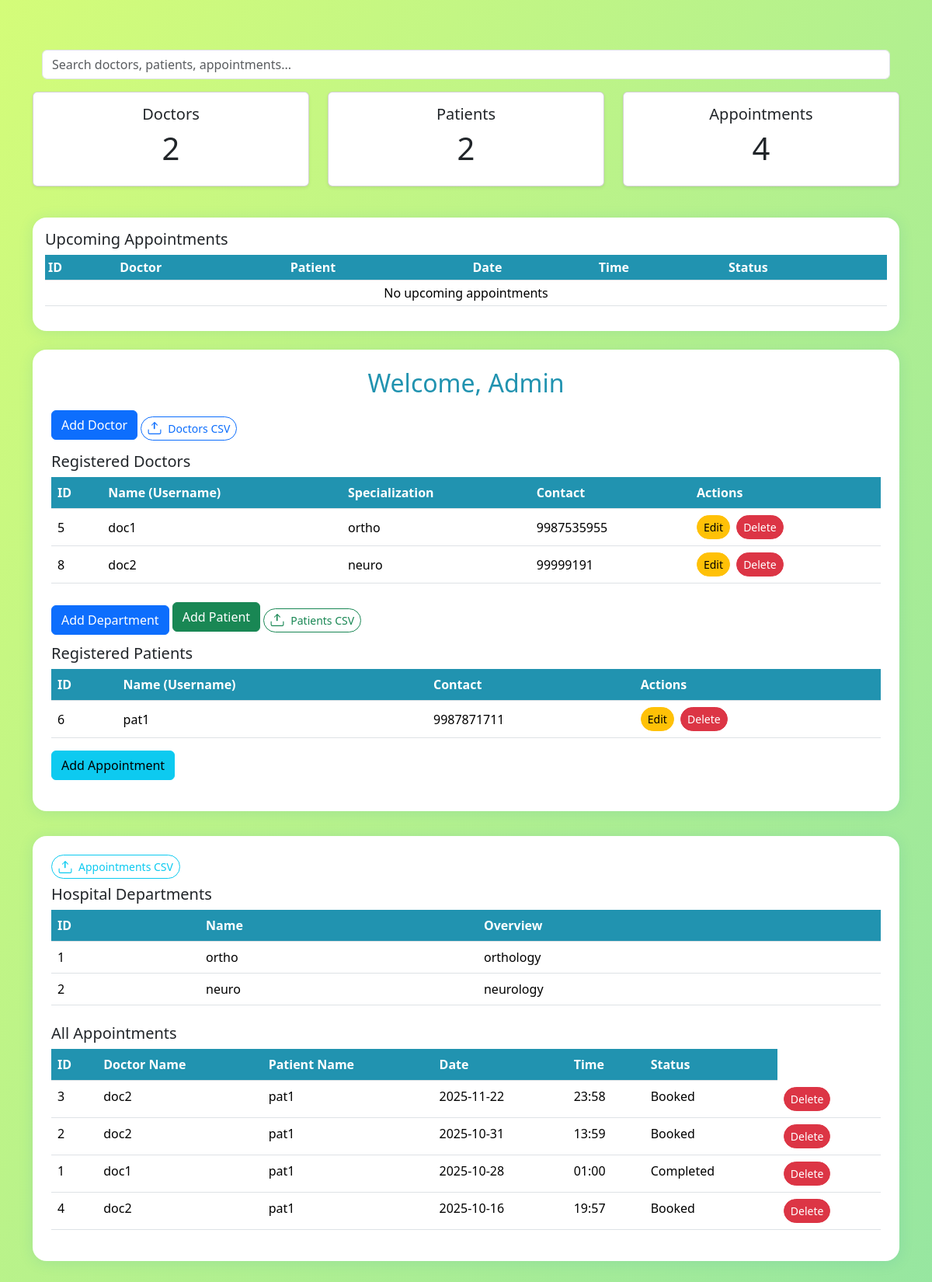
/admin, run on an earlier commit of the app's database.
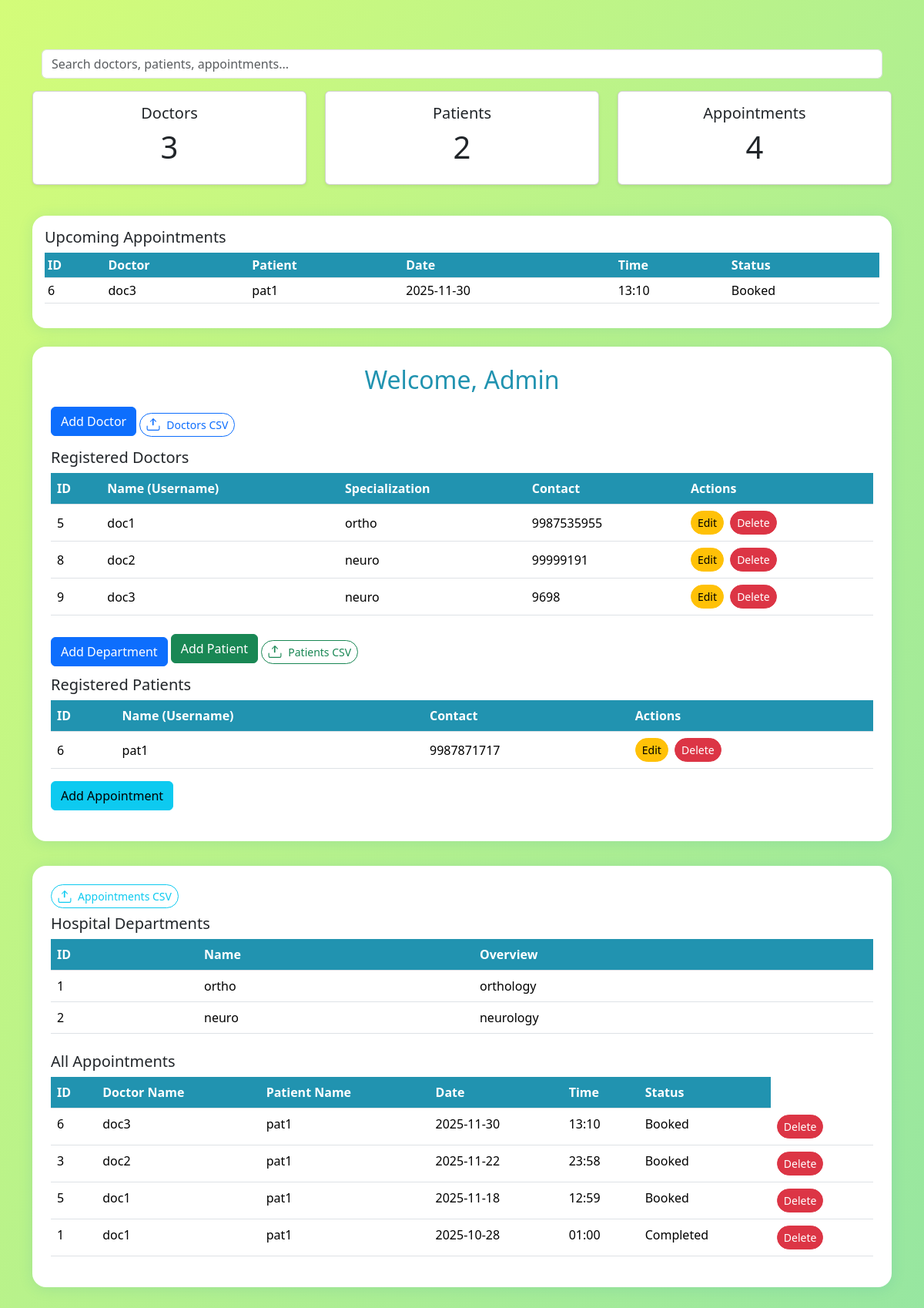
And on a later commit of the database.
### tables this page shows
CREATE TABLE users (
    id INTEGER PRIMARY KEY AUTOINCREMENT,
    username TEXT UNIQUE NOT NULL,
    password TEXT NOT NULL,
    role TEXT NOT NULL CHECK(role IN ('admin', 'doctor', 'patient'))
);

CREATE TABLE doctors (
    id INTEGER PRIMARY KEY,  -- links to users.id
    name TEXT NOT NULL,
    specialization TEXT NOT NULL, -- should match departments.name
    contact TEXT
);

CREATE TABLE patients (
    id INTEGER PRIMARY KEY,  -- links to users.id
    name TEXT NOT NULL,
    contact TEXT
, age INTEGER, pfp TEXT);

CREATE TABLE departments (
    id INTEGER PRIMARY KEY AUTOINCREMENT,
    name TEXT UNIQUE NOT NULL,
    overview TEXT
);

CREATE TABLE appointments (
    id INTEGER PRIMARY KEY AUTOINCREMENT,
    doctor_id INTEGER NOT NULL,
    patient_id INTEGER NOT NULL,
    date TEXT NOT NULL,
    time TEXT NOT NULL,
    status TEXT NOT NULL CHECK(status IN ('Booked', 'Completed', 'Cancelled')),
    diagnosis TEXT,
    prescription TEXT,
    notes TEXT,
    FOREIGN KEY (doctor_id) REFERENCES users(id),
    FOREIGN KEY (patient_id) REFERENCES users(id)
);

### app.py (the view, shortened to what this page needs)
@app.route('/admin')
def admin_dashboard():
    db = get_db()
    doctor_count = db.execute('SELECT COUNT(*) FROM users WHERE role="doctor"').fetchone()[0]
    patient_count = db.execute('SELECT COUNT(*) FROM users WHERE role="patient"').fetchone()[0]
    appt_count = db.execute('SELECT COUNT(*) FROM appointments').fetchone()[0]
    departments = db.execute('SELECT id, name, overview FROM departments').fetchall()
    doctors = db.execute(
    'SELECT u.id, u.username, d.specialization, d.contact FROM users u '
    'JOIN doctors d ON u.id = d.id WHERE u.role="doctor"').fetchall()
    print(doctors)  # <--- Add this
    upcoming_appointments = db.execute(
    '''
    SELECT a.id, d.username AS doctor_name, p.username AS patient_name, a.date, a.time, a.status
    FROM appointments a
    JOIN users d ON a.doctor_id = d.id
    JOIN users p ON a.patient_id = p.id
    WHERE a.date >= ?
    ORDER BY a.date ASC, a.time ASC
    LIMIT 3
    ''',
    (date.today().isoformat(),)
).fetchall()
    patients = db.execute(
        'SELECT u.id, u.username, p.contact FROM users u '
        'JOIN patients p ON u.id = p.id WHERE u.role="patient"'
    ).fetchall()
    appointments = db.execute(
    '''
    SELECT a.id, d.username AS doctor_name, p.username AS patient_name, a.date, a.time, a.status
    FROM appointments a
    JOIN users d ON a.doctor_id = d.id
    JOIN users p ON a.patient_id = p.id
    ORDER BY a.date DESC, a.time DESC
    '''
).fetchall()
    departments = db.execute('SELECT id, name, overview FROM departments').fetchall()
    return render_template('admin_dashboard.html',
                      doctors=doctors,
                      patients=patients,
                      doctor_count=doctor_count,
                      patient_count=patient_count,
                      appt_count=appt_count,
                      appointments=appointments,
                      upcoming_appointments=upcoming_appointments,departments=departments)

### app.py (called while the page is built)
def get_db():
    db = getattr(g, '_database', None)
    if db is None:
        db = g._database = sqlite3.connect(DATABASE)
    return db

@app.teardown_appcontext
def close_connection(exception):
    db = getattr(g, '_database', None)
    if db is not None:
        db.close()

### templates/admin_dashboard.html (shortened to what the changed rows need)
<!doctype html>
<html lang="en">
<head>
    <link href="https://cdn.jsdelivr.net/npm/bootstrap@5.3.2/dist/css/bootstrap.min.css" rel="stylesheet">
</head>
<body>
    <div class="container py-5">
        <div class="row mb-4">
            <div class="col-md-4">
                <div class="card shadow-sm rounded mb-3">
                    <div class="card-body text-center">
                        <h5 class="card-title">Doctors</h5>
                        <h1>{{ doctor_count }}</h1>
                    </div>
                </div>
            </div>
            <div class="col-md-4">
                <div class="card shadow-sm rounded mb-3">
                    <div class="card-body text-center">
                        <h1>{{ patient_count }}</h1>
                    </div>
                </div>
            </div>
            <div class="col-md-4">
                <div class="card shadow-sm rounded mb-3">
                    <div class="card-body text-center">
                        <h1>{{ appt_count }}</h1>
                    </div>
                </div>
            </div>
        </div>
        <div class="dashboard-card p-3 bg-white mb-4">
  <table class="table table-sm table-hover">
    <thead>
      <tr>
        <th>ID</th>
        <th>Doctor</th>
        <th>Patient</th>
        <th>Date</th>
        <th>Time</th>
        <th>Status</th>
      </tr>
    </thead>
    <tbody>
      {% for appt in upcoming_appointments %}
      <tr>
        <td>{{ appt[0] }}</td>
        <td>{{ appt[1] }}</td>
        <td>{{ appt[2] }}</td>
        <td>{{ appt[3] }}</td>
        <td>{{ appt[4] }}</td>
        <td>{{ appt[5] }}</td>
      </tr>
      {% else %}
      <tr>
        <td colspan="6" class="text-center">No upcoming appointments</td>
      </tr>
      {% endfor %}
    </tbody>
  </table>
</div>
        <div class="dashboard-card p-4 bg-white">
            <h2 class="text-center">Welcome, Admin</h2>
            <table class="table doctor-table table-hover align-middle mb-4">
    <thead>
        <tr>
            <th>ID</th>
            <th>Name (Username)</th>
            <th>Specialization</th>
            <th>Contact</th>
            <th>Actions</th>
        </tr>
    </thead>
    <tbody>
        {% for doc in doctors %}
        <tr>
            <td>{{ doc[0] }}</td>
            <td>{{ doc[1] }}</td>
            <td>{{ doc[2] }}</td>
            <td>{{ doc[3] }}</td>
            <td>
              <button class="btn btn-sm btn-warning me-1" data-bs-toggle="modal" data-bs-target="#editDoctorModal{{doc[0]}}">Edit</button>
              <form method="POST" action="{{ url_for('delete_doctor', doctor_id=doc[0]) }}" style="display:inline;">
                <button type="submit" class="btn btn-sm btn-danger" onclick="return confirm('Delete this doctor?')">Delete</button>
              </form>
            </td>
        </tr>
        {% endfor %}
    </tbody>
</table>
            <table class="table patient-table table-hover align-middle">
    <thead>
        <tr>
            <th>ID</th>
            <th>Name (Username)</th>
            <th>Contact</th>
            <th>Actions</th>
        </tr>
    </thead>
    <tbody>
        {% for pat in patients %}
        <tr>
            <td>{{ pat[0] }}</td>
            <td>{{ pat[1] }}</td>
            <td>{{ pat[2] }}</td>
            <td>
              <button class="btn btn-sm btn-warning me-1" data-bs-toggle="modal" data-bs-target="#editPatientModal{{pat[0]}}">Edit</button>
              <form method="POST" action="{{ url_for('delete_patient', patient_id=pat[0]) }}" style="display:inline;">
                <button type="submit" class="btn btn-sm btn-danger" onclick="return confirm('Delete this patient?')">Delete</button>
              </form>
            </td>
        </tr>
        {% endfor %}
    </tbody>
</table>
        </div>
        <div class="dashboard-card p-4 bg-white">
<table class="table table-hover align-middle mb-4">
  <thead>
    <tr>
      <th>ID</th>
      <th>Name</th>
      <th>Overview</th>
    </tr>
  </thead>
  <tbody>
    {% for dept in departments %}
<tr>
  <td>{{ dept[0] }}</td>
  <td>{{ dept[1] }}</td>
  <td>{{ dept[2] }}</td>
</tr>
{% endfor %}
  </tbody>
</table>
           <table class="table appointment-table table-hover">
  <thead>
    <tr>
      <th>ID</th>
      <th>Doctor Name</th>
      <th>Patient Name</th>
      <th>Date</th>
      <th>Time</th>
      <th>Status</th>
    </tr>
  </thead>
  <tbody>
    {% for appt in appointments %}
<tr>
  <td>{{ appt[0] }}</td>
  <td>{{ appt[1] }}</td>
  <td>{{ appt[2] }}</td>
  <td>{{ appt[3] }}</td>
  <td>{{ appt[4] }}</td>
  <td>{{ appt[5] }}</td>
  <td>
    <form method="POST" action="{{ url_for('delete_appointment', appt_id=appt[0]) }}" style="display:inline;">
      <button type="submit" class="btn btn-sm btn-danger"
        onclick="return confirm('Are you sure you want to delete this appointment?')">Delete</button>
    </form>
  </td>
</tr>
{% endfor %}
  </tbody>
</table>
        </div>
    </div>
</body>
</html>

What changed in the data, as far as the page shows it:
removed appointments: id "2", username "doc2", username "pat1", date "2025-10-31", time "13:59", status "Booked", shown under "All Appointments"
removed appointments: id "4", username "doc2", username "pat1", date "2025-10-16", time "19:57", status "Booked", shown under "All Appointments"
added appointments: id "6", username "doc3", username "pat1", date "2025-11-30", time "13:10", status "Booked"
added users: id "9", username "doc3", specialization "neuro", contact "9698", shown under "Registered Doctors"
changed through a linked row, users "pat1": contact "9987871711" → "9987871717"
added appointments: id "5", username "doc1", username "pat1", date "2025-11-18", time "12:59", status "Booked", shown under "All Appointments"
Also different on the page:
{{ doctor_count }}: "2" → "3"
text no longer shown: "No upcoming appointments"
